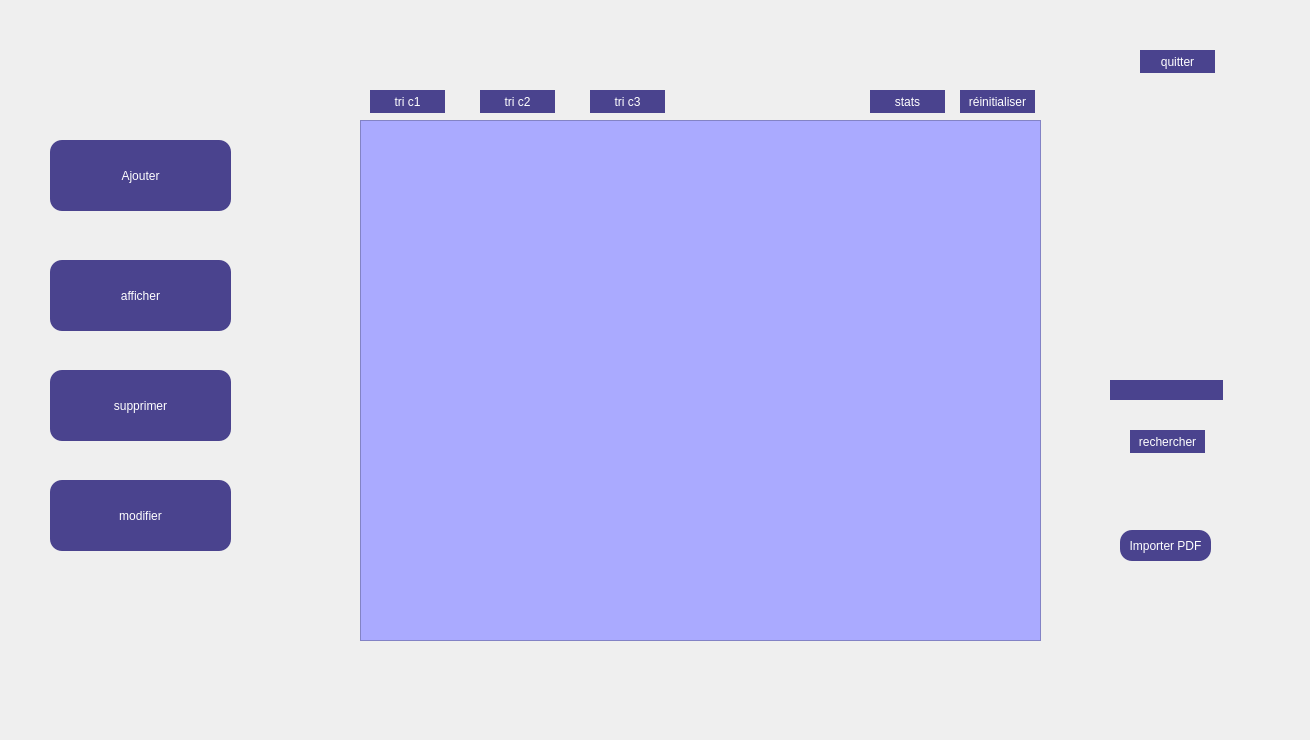
    <widget class="QWidget" name="page_3">
     <widget class="QLabel" name="label_7">
      <property name="geometry">
       <rect>
        <x>0</x>
        <y>0</y>
        <width>1301</width>
        <height>731</height>
       </rect>
      </property>
      <property name="text">
       <string/>
      </property>
      <property name="pixmap">
       <pixmap>../backgrr (1).png</pixmap>
      </property>
      <property name="scaledContents">
       <bool>true</bool>
      </property>
     </widget>
     <widget class="QPushButton" name="pushButton_9">
      <property name="geometry">
       <rect>
        <x>50</x>
        <y>260</y>
        <width>181</width>
        <height>71</height>
       </rect>
      </property>
      <property name="styleSheet">
       <string notr="true">QPushButton {
background-color: rgb(74, 67, 142);
color: rgb(255, 255, 255);
border-radius: 12px;
font: 87 italic 8pt &quot;Segoe UI Black&quot;;
}
QPushButton:hover:!pressed
{
	
	background-color: rgb(179, 126, 179);
}
</string>
      </property>
      <property name="text">
       <string>afficher</string>
      </property>
     </widget>
     <widget class="QPushButton" name="pushButton_6">
      <property name="geometry">
       <rect>
        <x>50</x>
        <y>140</y>
        <width>181</width>
        <height>71</height>
       </rect>
      </property>
      <property name="styleSheet">
       <string notr="true">QPushButton {
background-color: rgb(74, 67, 142);
color: rgb(255, 255, 255);
border-radius: 12px;
font: 87 italic 8pt &quot;Segoe UI Black&quot;;
}
QPushButton:hover:!pressed
{
	
	background-color: rgb(179, 126, 179);
}
</string>
      </property>
      <property name="text">
       <string>Ajouter</string>
      </property>
     </widget>
     <widget class="QPushButton" name="pushButton_8">
      <property name="geometry">
       <rect>
        <x>50</x>
        <y>480</y>
        <width>181</width>
        <height>71</height>
       </rect>
      </property>
      <property name="styleSheet">
       <string notr="true">QPushButton {
background-color: rgb(74, 67, 142);
color: rgb(255, 255, 255);
border-radius: 12px;
font: 87 italic 8pt &quot;Segoe UI Black&quot;;
}
QPushButton:hover:!pressed
{
	
	background-color: rgb(179, 126, 179);
}
</string>
      </property>
      <property name="text">
       <string>modifier</string>
      </property>
     </widget>
     <widget class="QPushButton" name="pushButton_7">
      <property name="geometry">
       <rect>
        <x>50</x>
        <y>370</y>
        <width>181</width>
        <height>71</height>
       </rect>
      </property>
      <property name="styleSheet">
       <string notr="true">QPushButton {
background-color: rgb(74, 67, 142);
color: rgb(255, 255, 255);
border-radius: 12px;
font: 87 italic 8pt &quot;Segoe UI Black&quot;;
}
QPushButton:hover:!pressed
{
	
	background-color: rgb(179, 126, 179);
}
</string>
      </property>
      <property name="text">
       <string>supprimer</string>
      </property>
     </widget>
     <widget class="QTableView" name="tableView">
      <property name="geometry">
       <rect>
        <x>360</x>
        <y>120</y>
        <width>681</width>
        <height>521</height>
       </rect>
      </property>
      <property name="styleSheet">
       <string notr="true">background-color: rgb(170, 170, 255);</string>
      </property>
     </widget>
     <widget class="QPushButton" name="pushButton_21">
      <property name="geometry">
       <rect>
        <x>1120</x>
        <y>530</y>
        <width>91</width>
        <height>31</height>
       </rect>
      </property>
      <property name="styleSheet">
       <string notr="true">QPushButton {
background-color: rgb(74, 67, 142);
color: rgb(255, 255, 255);
border-radius: 12px;
font: 87 italic 8pt &quot;Segoe UI Black&quot;;
}
QPushButton:hover:!pressed
{
	
	background-color: rgb(179, 126, 179);
}

</string>
      </property>
      <property name="text">
       <string>Importer PDF</string>
      </property>
     </widget>
     <widget class="QPushButton" name="pushButton_22">
      <property name="geometry">
       <rect>
        <x>370</x>
        <y>90</y>
        <width>75</width>
        <height>23</height>
       </rect>
      </property>
      <property name="styleSheet">
       <string notr="true">QPushButton {
background-color: rgb(74, 67, 142);
color: rgb(255, 255, 255);
border-radius: 12px;
font: 87 italic 8pt &quot;Segoe UI Black&quot;;
}
QPushButton:hover:!pressed
{
	
	background-color: rgb(179, 126, 179);
}

</string>
      </property>
      <property name="text">
       <string>tri c1</string>
      </property>
     </widget>
     <widget class="QPushButton" name="pushButton_23">
      <property name="geometry">
       <rect>
        <x>480</x>
        <y>90</y>
        <width>75</width>
        <height>23</height>
       </rect>
      </property>
      <property name="styleSheet">
       <string notr="true">QPushButton {
background-color: rgb(74, 67, 142);
color: rgb(255, 255, 255);
border-radius: 12px;
font: 87 italic 8pt &quot;Segoe UI Black&quot;;
}
QPushButton:hover:!pressed
{
	
	background-color: rgb(179, 126, 179);
}

</string>
      </property>
      <property name="text">
       <string>tri c2</string>
      </property>
     </widget>
     <widget class="QPushButton" name="pushButton_24">
      <property name="geometry">
       <rect>
        <x>590</x>
        <y>90</y>
        <width>75</width>
        <height>23</height>
       </rect>
      </property>
      <property name="styleSheet">
       <string notr="true">QPushButton {
background-color: rgb(74, 67, 142);
color: rgb(255, 255, 255);
border-radius: 12px;
font: 87 italic 8pt &quot;Segoe UI Black&quot;;
}
QPushButton:hover:!pressed
{
	
	background-color: rgb(179, 126, 179);
}

</string>
      </property>
      <property name="text">
       <string>tri c3</string>
      </property>
     </widget>
     <widget class="QPushButton" name="pushButton_25">
      <property name="geometry">
       <rect>
        <x>1130</x>
        <y>430</y>
        <width>75</width>
        <height>23</height>
       </rect>
      </property>
      <property name="styleSheet">
       <string notr="true">QPushButton {
background-color: rgb(74, 67, 142);
color: rgb(255, 255, 255);
border-radius: 12px;
font: 87 italic 8pt &quot;Segoe UI Black&quot;;
}
QPushButton:hover:!pressed
{
	
	background-color: rgb(179, 126, 179);
}

</string>
      </property>
      <property name="text">
       <string>rechercher</string>
      </property>
     </widget>
     <widget class="QLineEdit" name="lineEdit_10">
      <property name="geometry">
       <rect>
        <x>1110</x>
        <y>380</y>
        <width>113</width>
        <height>20</height>
       </rect>
      </property>
      <property name="styleSheet">
       <string notr="true">background-color: rgb(74, 67, 142);
color: rgb(255, 255, 255);
border-radius: 12px;
font: 87 italic 8pt &quot;Segoe UI Black&quot;;</string>
      </property>
     </widget>
     <widget class="QPushButton" name="pushButton_26">
      <property name="geometry">
       <rect>
        <x>960</x>
        <y>90</y>
        <width>75</width>
        <height>23</height>
       </rect>
      </property>
      <property name="styleSheet">
       <string notr="true">QPushButton {
background-color: rgb(74, 67, 142);
color: rgb(255, 255, 255);
border-radius: 12px;
font: 87 italic 8pt &quot;Segoe UI Black&quot;;
}
QPushButton:hover:!pressed
{
	
	background-color: rgb(179, 126, 179);
}

</string>
      </property>
      <property name="text">
       <string>réinitialiser</string>
      </property>
     </widget>
     <widget class="QPushButton" name="pushButton_27">
      <property name="geometry">
       <rect>
        <x>870</x>
        <y>90</y>
        <width>75</width>
        <height>23</height>
       </rect>
      </property>
      <property name="styleSheet">
       <string notr="true">QPushButton {
background-color: rgb(74, 67, 142);
color: rgb(255, 255, 255);
border-radius: 12px;
font: 87 italic 8pt &quot;Segoe UI Black&quot;;
}
QPushButton:hover:!pressed
{
	
	background-color: rgb(179, 126, 179);
}
</string>
      </property>
      <property name="text">
       <string>stats</string>
      </property>
     </widget>
     <widget class="QPushButton" name="pushButton_64">
      <property name="geometry">
       <rect>
        <x>1140</x>
        <y>50</y>
        <width>75</width>
        <height>23</height>
       </rect>
      </property>
      <property name="styleSheet">
       <string notr="true">QPushButton {
background-color: rgb(74, 67, 142);
color: rgb(255, 255, 255);
border-radius: 12px;
font: 87 italic 8pt &quot;Segoe UI Black&quot;;
}
QPushButton:hover:!pressed
{
	
	background-color: rgb(179, 126, 179);
}

</string>
      </property>
      <property name="text">
       <string>quitter</string>
      </property>
     </widget>
    </widget>
